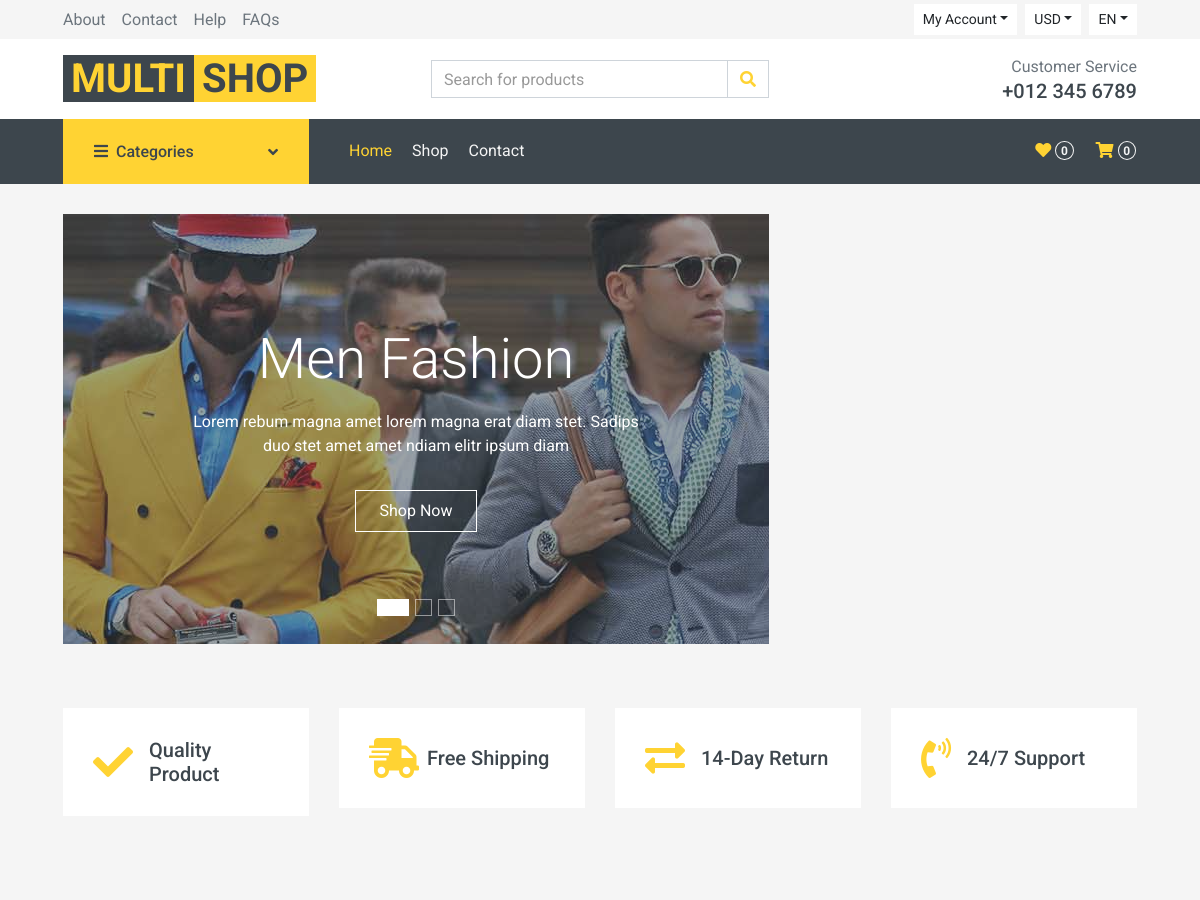
The app's page / (upper part), older data.
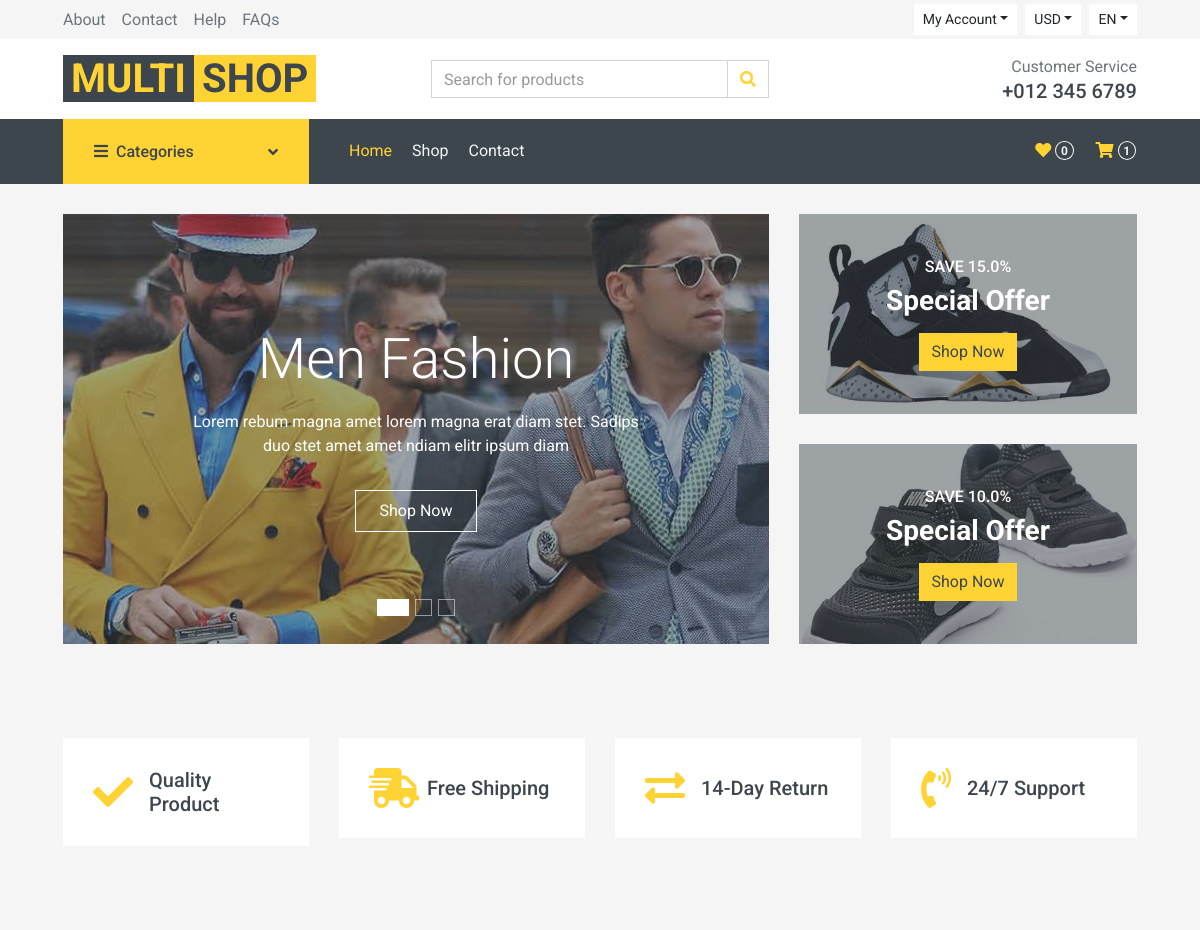
The same page, newer data.
### store/models.py (models this page shows, shortened)
class Offer(models.Model):
    product = models.ForeignKey(Product, on_delete=models.CASCADE)
    ratio = models.FloatField()
    created_at = models.DateTimeField(auto_now_add=True,)
    modified_at = models.DateTimeField( auto_now=True)
    is_active = models.BooleanField(default = True)
    class Meta:
        verbose_name = ("Offer")
        verbose_name_plural = ("Offers")

class Product(models.Model):
    product_name = models.CharField(max_length=200,unique=True)
    slug = models.SlugField(max_length=200,unique=True,blank=True,null=True)
    description = models.TextField()
    price = models.IntegerField()
    image = models.ImageField(upload_to=image_upload, height_field=None, width_field=None, max_length=None)
    stock = models.IntegerField(default=1)
    is_available = models.BooleanField(default=True)
    category = models.ForeignKey(Category, on_delete=models.CASCADE)
    created_at = models.DateTimeField(auto_now_add=True,)
    modified_at = models.DateTimeField( auto_now=True)
    class Meta:
        verbose_name = ("Product")
        verbose_name_plural = ("Products")

### project/views.py (the view)
# urls.py: path('',views.home,name='home'),
def home(request):
    category_counts = Category.objects.annotate(product_count=Count('product'))
    context = {
        'categories':category_counts,
    }
    return render(request,'home/home.html',context)

### cart/context_processors.py (called while the page is built)
def num_of_items(request):
    items = CartItem.objects.all()
    items_count = items.count()
    return {'items_count':items_count,}

### category/context_processors.py (called while the page is built)
def category_link(request):
    categories= Category.objects.all()
    return {'categories':categories}

### category/models.py (called while the page is built)
    def get_url(self):
        return reverse('store:category_slug',args=[self.slug])

    def __str__(self):
        return self.category_name

### store/context_processors.py (called while the page is built)
def offer(request):
    offers = Offer.objects.all().filter(is_active=True)
    return {'offers':offers,}

### templates/home/home.html (shortened to what this page needs)
{% extends "base.html" %}
{% block body %}
 <div class="container-fluid mb-3">
    <div class="row px-xl-5">
        <div class="col-lg-8">
            <div id="header-carousel" class="carousel slide carousel-fade mb-30 mb-lg-0" data-ride="carousel">
                <ol class="carousel-indicators">
                    <li data-target="#header-carousel" data-slide-to="0" class="active"></li>
                    <li data-target="#header-carousel" data-slide-to="1"></li>
                    <li data-target="#header-carousel" data-slide-to="2"></li>
                </ol>
                <div class="carousel-inner">
                    <div class="carousel-item position-relative active" style="height: 430px;">
                        <img class="position-absolute w-100 h-100" src="img/carousel-1.jpg" style="object-fit: cover;">
                        <div class="carousel-caption d-flex flex-column align-items-center justify-content-center">
                            <div class="p-3" style="max-width: 700px;">
                                <h1 class="display-4 text-white mb-3 animate__animated animate__fadeInDown">Men Fashion</h1>
                                <p class="mx-md-5 px-5 animate__animated animate__bounceIn">Lorem rebum magna amet lorem magna erat diam stet. Sadips duo stet amet amet ndiam elitr ipsum diam</p>
                                <a class="btn btn-outline-light py-2 px-4 mt-3 animate__animated animate__fadeInUp" href="#">Shop Now</a>
                            </div>
                        </div>
                    </div>
                </div>
            </div>
        </div>
        <div class="col-lg-4">
            {% for offer in offers %}
            {% if offer.is_active %}
            <div class="product-offer mb-30" style="height: 200px;">
                <img class="img-fluid" src="{{offer.product.image.url}}" alt="">
                <div class="offer-text">
                    <h6 class="text-white text-uppercase">Save {{offer.ratio}}%</h6>
                    <h3 class="text-white mb-3">Special Offer</h3>
                    <a href="" class="btn btn-primary">Shop Now</a>
                </div>
            </div>
            {% endif %}
            {% endfor %}
        </div>
    </div>
</div>
<div class="container-fluid pt-5">
    <div class="row px-xl-5 pb-3">
        <div class="col-lg-3 col-md-6 col-sm-12 pb-1">
            <div class="d-flex align-items-center bg-light mb-4" style="padding: 30px;">
                <h1 class="fa fa-check text-primary m-0 mr-3"></h1>
                <h5 class="font-weight-semi-bold m-0">Quality Product</h5>
            </div>
        </div>
        <div class="col-lg-3 col-md-6 col-sm-12 pb-1">
            <div class="d-flex align-items-center bg-light mb-4" style="padding: 30px;">
                <h1 class="fa fa-shipping-fast text-primary m-0 mr-2"></h1>
                <h5 class="font-weight-semi-bold m-0">Free Shipping</h5>
            </div>
        </div>
        <div class="col-lg-3 col-md-6 col-sm-12 pb-1">
            <div class="d-flex align-items-center bg-light mb-4" style="padding: 30px;">
                <h1 class="fas fa-exchange-alt text-primary m-0 mr-3"></h1>
                <h5 class="font-weight-semi-bold m-0">14-Day Return</h5>
            </div>
        </div>
        <div class="col-lg-3 col-md-6 col-sm-12 pb-1">
            <div class="d-flex align-items-center bg-light mb-4" style="padding: 30px;">
                <h1 class="fa fa-phone-volume text-primary m-0 mr-3"></h1>
                <h5 class="font-weight-semi-bold m-0">24/7 Support</h5>
            </div>
        </div>
    </div>
</div>
<div class="container-fluid pt-5">
</div>
{% endblock body %}

### templates/base.html (shortened to what this page needs)
<!DOCTYPE html>
{% load static %}
<html lang="en">
<head>
    <link href="https://cdnjs.cloudflare.com/ajax/libs/font-awesome/5.10.0/css/all.min.css" rel="stylesheet">
    <link href="{% static "lib/animate/animate.min.css" %}" rel="stylesheet">
    <link href="{% static "lib/owlcarousel/assets/owl.carousel.min.css" %}" rel="stylesheet">
    <link href="{% static "css/style.css" %}" rel="stylesheet">
</head>
<body>
    <div class="container-fluid">
        <div class="row bg-secondary py-1 px-xl-5">
            <div class="col-lg-6 d-none d-lg-block">
                <div class="d-inline-flex align-items-center h-100">
                    <a class="text-body mr-3" href="">About</a>
                    <a class="text-body mr-3" href="">Contact</a>
                    <a class="text-body mr-3" href="">Help</a>
                    <a class="text-body mr-3" href="">FAQs</a>
                </div>
            </div>
            <div class="col-lg-6 text-center text-lg-right">
                <div class="d-inline-flex align-items-center">
                    <div class="btn-group">
                        <button type="button" class="btn btn-sm btn-light dropdown-toggle" data-toggle="dropdown">My Account</button>
                    </div>
                    <div class="btn-group mx-2">
                        <button type="button" class="btn btn-sm btn-light dropdown-toggle" data-toggle="dropdown">USD</button>
                    </div>
                    <div class="btn-group">
                        <button type="button" class="btn btn-sm btn-light dropdown-toggle" data-toggle="dropdown">EN</button>
                    </div>
                </div>
            </div>
        </div>
        <div class="row align-items-center bg-light py-3 px-xl-5 d-none d-lg-flex">
            <div class="col-lg-4">
                <a href="" class="text-decoration-none">
                    <span class="h1 text-uppercase text-primary bg-dark px-2">Multi</span>
                    <span class="h1 text-uppercase text-dark bg-primary px-2 ml-n1">Shop</span>
                </a>
            </div>
            <div class="col-lg-4 col-6 text-left">
                <form action="{% url "store:search" %}" method="GET">
                    <div class="input-group">
                        <input type="text" class="form-control" placeholder="Search for products" name="keywords">
                        <div class="input-group-append">
                            <button type="submit" class="input-group-text bg-transparent text-primary">
                                <i class="fa fa-search"></i>
                            </button>
                        </div>
                    </div>
                </form>
            </div>
            <div class="col-lg-4 col-6 text-right">
                <p class="m-0">Customer Service</p>
                <h5 class="m-0">+012 345 6789</h5>
            </div>
        </div>
    </div>
    {% include "includes/nav.html" %}
    {% block body %}{% endblock body %}
</body>
</html>

### templates/includes/nav.html (shortened to what this page needs)
        <div class="container-fluid bg-dark mb-30">
            <div class="row px-xl-5">
                <div class="col-lg-3 d-none d-lg-block">
                    <a class="btn d-flex align-items-center justify-content-between bg-primary w-100" data-toggle="collapse" href="#navbar-vertical" style="height: 65px; padding: 0 30px;">
                        <h6 class="text-dark m-0"><i class="fa fa-bars mr-2"></i>Categories</h6>
                        <i class="fa fa-angle-down text-dark"></i>
                    </a>
                </div>
                <div class="col-lg-9">
                    <nav class="navbar navbar-expand-lg bg-dark navbar-dark py-3 py-lg-0 px-0">
                        <div class="collapse navbar-collapse justify-content-between" id="navbarCollapse">
                            <div class="navbar-nav mr-auto py-0">
                                <a href="{% url "home" %}" class="nav-item nav-link active">Home</a>
                                <a href="{% url "store:store" %}" class="nav-item nav-link">Shop</a>
                                <a href="contact.html" class="nav-item nav-link">Contact</a>
                            </div>
                            <div class="navbar-nav ml-auto py-0 d-none d-lg-block">
                                <a href="" class="btn px-0">
                                    <i class="fas fa-heart text-primary"></i>
                                    <span class="badge text-secondary border border-secondary rounded-circle" style="padding-bottom: 2px;">0</span>
                                </a>
                                <a href="{% url "cart:cart" %}" class="btn px-0 ml-3">
                                    <i class="fas fa-shopping-cart text-primary"></i>
                                    <span class="badge text-secondary border border-secondary rounded-circle" style="padding-bottom: 2px;">{{items_count}}</span>
                                </a>
                            </div>
                        </div>
                    </nav>
                </div>
            </div>
        </div>

Row changes from the older to the newer data that the page shows:
added Offer: product.image (picture), ratio "15.0"
added Offer: product.image (picture), ratio "10.0"
Text that changed along with them:
{{ items_count }}: "0" → "1"
